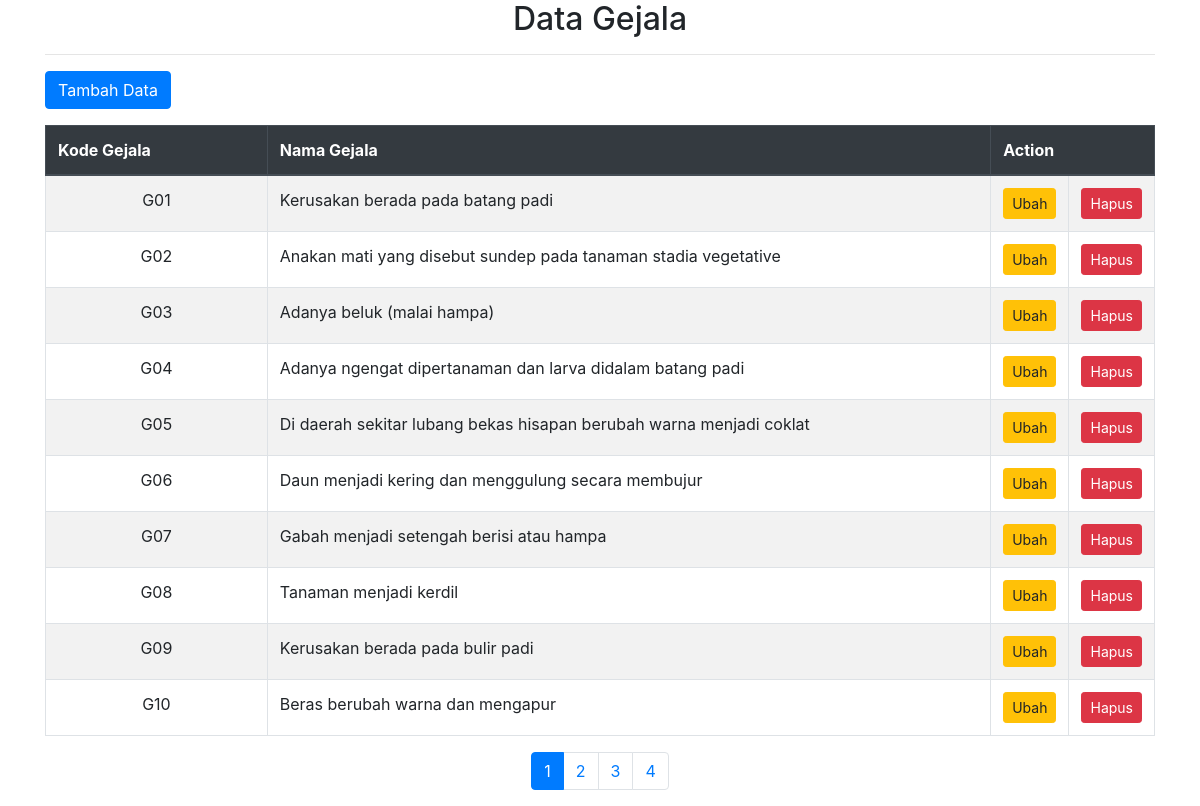
The app's page /pages_gejala/gejala_data.php, older data.
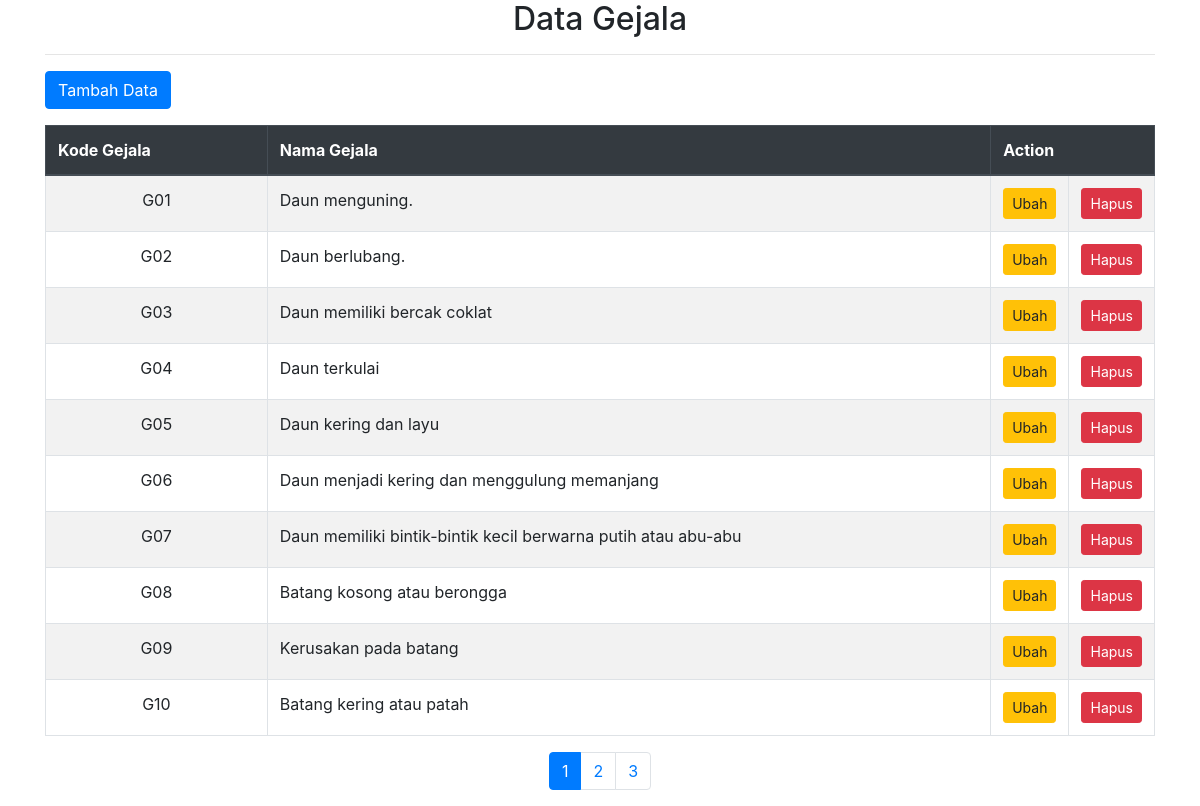
The same page, newer data.
### tables this page shows
CREATE TABLE `tblgejala` (
  `kd_gejala` varchar(7) NOT NULL,
  `nm_gejala` varchar(80) NOT NULL
);

### pages_gejala/gejala_data.php (the view, shortened to what this page needs)
<?php
  include "lib/koneksi.php";
  $batas = 10;
  $halaman = isset($_GET['halaman']) ? $_GET['halaman'] : 1;
  if (empty($halaman)) {
  	$posisi = 0;
  	$halaman = 1;
  }
  else {
  	$posisi = ($halaman-1) * $batas;
  }
?>
<!DOCTYPE html>
<html lang="en">
<head>
  <link rel="stylesheet" href="https://maxcdn.bootstrapcdn.com/bootstrap/4.5.2/css/bootstrap.min.css">
</head>
<body>
<div class="container">
  <center><h2>Data Gejala</h2></center><hr>
  <?php
    $query = "SELECT * FROM tblgejala ORDER BY kd_gejala ASC LIMIT $posisi, $batas";
    $tampil = mysqli_query($konek, $query);
  ?>
  <div class="mb-3">
    <form action="?open=Gejala-Add&status=tambah" target="_self" method="Post">
        <button type="submit" name="btntambah" class="btn btn-primary">Tambah Data</button>
    </form>
  </div>
      <table class="table table-striped table-bordered">
        <thead class="thead-dark">
          <tr>
        <th width="20%">Kode Gejala</th>
        <th>Nama Gejala</th>
        <th colspan="2" width="10%">Action</th>
      </tr>
        </thead>
        <tbody>
        <?php
        while ($data = mysqli_fetch_array($tampil)) {
          echo "<tr>
                  <td align='center'>{$data['kd_gejala']}</td>
                  <td>{$data['nm_gejala']}</td>
                  <td align='center'><a href='?open=Gejala-Edit&kode={$data['kd_gejala']}' class='btn btn-warning btn-sm'>Ubah</a></td>
                  <td align='center'><a href='?open=Gejala-Hapus&kode={$data['kd_gejala']}' class='btn btn-danger btn-sm'>Hapus</a></td>
                </tr>";
        }
        ?>
        </tbody>
      </table>
      <?php
      $query2 = mysqli_query($konek, "SELECT * FROM tblgejala ORDER BY kd_gejala ASC");
      $jmldata = mysqli_num_rows($query2);
      $jmlhalaman = ceil($jmldata / $batas);
      echo "<ul class='pagination justify-content-center'>";
      for ($a = 1; $a <= $jmlhalaman; $a++) {
        if ($a != $halaman) {
          echo "<li class='page-item'><a class='page-link' href='?open=Gejala-Data&halaman=$a'>$a</a></li>";
        } else {
          echo "<li class='page-item active'><a class='page-link' href='#'>$a</a></li>";
        }
      }
      echo "</ul>";
      ?>
    </div>
</body>
</html>

Row changes from the older to the newer data that the page shows:
changed tblgejala "G01": nm_gejala "Kerusakan berada pada batang padi" → "Daun menguning."
changed tblgejala "G02": nm_gejala "Anakan mati yang disebut sundep pada tanaman stadia vegetative" → "Daun berlubang."
changed tblgejala "G03": nm_gejala "Adanya beluk (malai hampa)" → "Daun memiliki bercak coklat"
changed tblgejala "G04": nm_gejala "Adanya ngengat dipertanaman dan larva didalam batang padi" → "Daun terkulai"
changed tblgejala "G05": nm_gejala "Di daerah sekitar lubang bekas hisapan berubah warna menjadi coklat" → "Daun kering dan layu"
changed tblgejala "G06": nm_gejala "Daun menjadi kering dan menggulung secara membujur" → "Daun menjadi kering dan menggulung memanjang"
changed tblgejala "G07": nm_gejala "Gabah menjadi setengah berisi atau hampa" → "Daun memiliki bintik-bintik kecil berwarna putih atau abu-abu"
changed tblgejala "G08": nm_gejala "Tanaman menjadi kerdil" → "Batang kosong atau berongga"
changed tblgejala "G09": nm_gejala "Kerusakan berada pada bulir padi" → "Kerusakan pada batang"
changed tblgejala "G10": nm_gejala "Beras berubah warna dan mengapur" → "Batang kering atau patah"
Text that changed along with them:
list line gone: "4"
